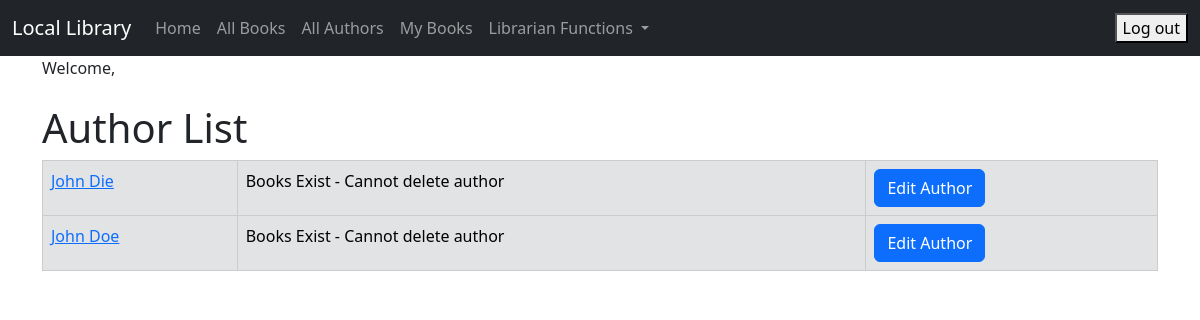
Page /authors/ (signed in) on the committed database.
### catalog/models.py (models this page shows, shortened)
class Author(models.Model):
    first_name = models.CharField(max_length=100)
    last_name = models.CharField(max_length=100)
    date_of_birth = models.DateField(null=True, blank=True)
    date_of_death = models.DateField('Died', null=True, blank=True)
    author_image = models.ImageField(upload_to='images/', null=True, blank=True)
    class Meta:
        ordering = ['last_name', 'first_name']
    def get_absolute_url(self):
        return reverse('author_detail', args=[str(self.id)])

### catalog/views.py (the view)
# urls.py: path('authors/', views.AuthorListView.as_view(), name='author_list'),
class AuthorListView(LoginRequiredMixin, generic.ListView):
    model = Author

### catalog/templates/catalog/author_list.html (shortened to what this page needs)
{% extends "catalog/base.html" %}
{% block content %}
    <h1>Author List</h1>
    {% if author_list %}
        <table class="table table-bordered">
            {% for author in author_list %}
                <tr class="table-secondary">
                    <td><a href="{{ author.get_absolute_url }}">{{ author.first_name }} {{ author.last_name }}</a></td>
                    {% if user.is_superuser %}
                        {% if author.book_set.all %}
                            <td>Books Exist - Cannot delete author</td>
                        {% else %}
                            <td><a href="{% url 'author_delete' pk=author.pk %}"
                                   onclick="return confirm('Are you sure you want to delete?')"
                                   class="btn btn-danger">Delete</a>
                            </td>
                        {% endif %}
                        <td><a href="{% url 'author_update' pk=author.pk %}" class="btn btn-primary">Edit Author</a></td>
                    {% endif %}
                </tr>
            {% endfor %}
        </table>
    {% else %}
        <p>There are no authors in the library.</p>
    {% endif %}
{% endblock %}

### rows in the picture
Author: first_name "John", last_name "Die", shows "Books Exist - Cannot delete author"
Author: first_name "John", last_name "Doe", shows "Books Exist - Cannot delete author"
